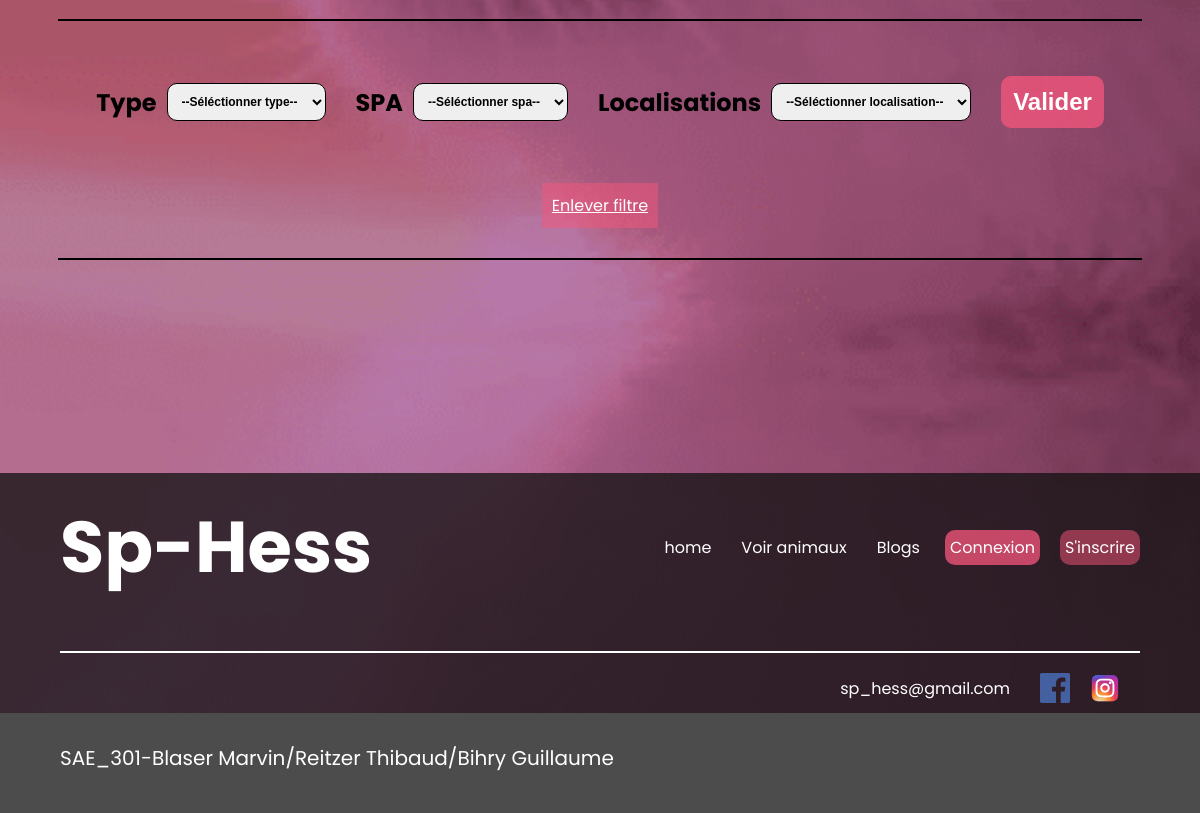
Page /index.php?action=animaux (lower part) on the earlier database version.
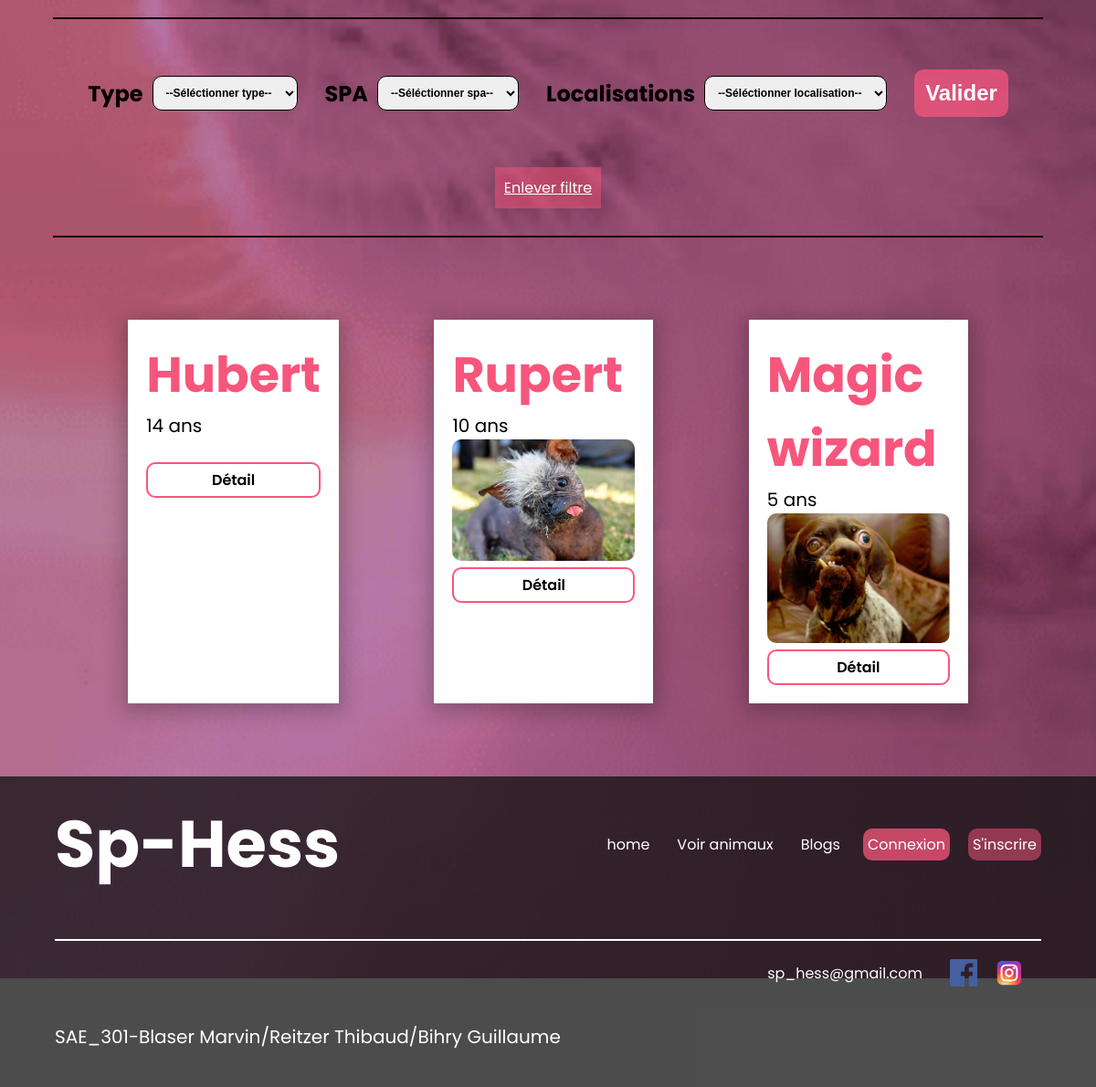
Same page on the later database version.
### tables this page shows
CREATE TABLE IF NOT EXISTS `animal` (
  `id_animal` int NOT NULL AUTO_INCREMENT,
  `nom` varchar(254) NOT NULL,
  `age` int NOT NULL,
  `taille` decimal(15,0) NOT NULL,
  `poid` decimal(15,1) NOT NULL,
  `handicape` tinyint NOT NULL,
  `dateArrivee` date NOT NULL,
  `id_spa` int NOT NULL,
  `id_type` int NOT NULL,
  PRIMARY KEY (`id_animal`),
  KEY `id_spa` (`id_spa`),
  KEY `id_type` (`id_type`)
);

CREATE TABLE IF NOT EXISTS `image` (
  `id_image` int NOT NULL AUTO_INCREMENT,
  `uniqid_img` varchar(254) NOT NULL,
  `ordre` int NOT NULL,
  `id_animal` int NOT NULL,
  PRIMARY KEY (`id_image`),
  KEY `id_animal` (`id_animal`)
);

### modele/animal.php (called while the page is built, shortened)
<?php
require_once "modele/modele.php";
class Animal extends database {
    public function getAnimals(){
        $req = '
        SELECT animal.id_animal, animal.nom, age, taille, poid, handicape, dateArrivee, type.libelle AS "type", spa.nom AS "spaNom", uniqid_img AS "nomImg", image.ordre
        FROM `animal`
        JOIN type ON animal.id_type = type.id_type
        JOIN spa ON animal.id_spa = spa.id_spa
        JOIN image on animal.id_animal = image.id_animal
        WHERE image.ordre = 1
        ';
        $res = $this->execReq($req);
        return $res;
    }
}

### modele/modele.php (called while the page is built, shortened)
<?php
abstract class database {
    private $bdd;
    protected function execReq($req) {
        return $this->connexionBDD()->query($req)->fetchAll(PDO::FETCH_ASSOC);
    }
    private function connexionBDD() {
        if(!isset($this->bdd)){
            try {
                $options=array(PDO::MYSQL_ATTR_INIT_COMMAND => "SET NAMES utf8");
                $this->bdd=new PDO('mysql:host='.DBHOST.';dbname='.DBNAME, DBUSER, DBPWD, $options);
            }
            catch(Exception $err) {
                throw new Exception("Connexion à la BDD");
            }
        }
        return $this->bdd;
    }
}

### vue/animal/read.php (the view, shortened to what the changed rows need)
<section class="animaux_trie">
    <div class="animals">
        <?php
        foreach ($animals as $animal) {
            ?>
            <div class="card">
                <div class="nom">
                    <h2>
                        <?= $animal['nom'] ?>
                    </h2>
                </div>
                <div class="age">
                    <p>
                        <?= $animal['age'] ?> ans
                    </p>
                </div>
                <div class="image">
                    <img src="photoAnimal/<?= $animal['nomImg'] ?>" alt="">
                </div>
                <a class="detail_link" href="index.php?action=animal&&idAnimal=<?= $animal['id_animal'] ?>">Détail</a>
            </div>
            <?php
        }
        ?>
    </div>
</section>
<?php
$contenu = ob_get_clean();
$footer = "Sp-Hess";
require "vue/gabarit.php";

### vue/gabarit.php (shortened to what the changed rows need)
<!DOCTYPE html>
<html lang="fr">
<head>
    <link href="style/style.css" rel="stylesheet">
    <link rel="stylesheet" href="./style/assets.css">
</head>
<body>
    <main>
        <?= $contenu ?>
    </main>
    <?php
    if (!isset($showFooter)) {
        ?>
        <footer>
            <nav>
                <div><a href="index.php">
                        <h1>
                            <?= $footer ?>
                        </h1>
                    </a></div>
                <div class="menu">
                    <?php
                    if (!isset($_SESSION['USER'])) {
                        echo ('<a class="lien" href="index.php">home</a>');
                        echo ('<a class="lien" href="index.php?action=animaux">Voir animaux</a>');
                        echo ('<a class="lien" href="index.php?action=blogs">Blogs</a>');
                        echo ('<a class="lien connexion_link" href="index.php?action=login">Connexion</a>');
                        echo ('<a class="lien inscription_link" href="index.php?action=signup">S\'inscrire</a>');
                    }
                    ?>
                </div>
            </nav>
            <div class="contact">
                <a href="">sp_hess@gmail.com</a>
                <div class="social_icons">
                </div>
            </div>
            <div class="credit">
                <p>SAE_301-Blaser Marvin/Reitzer Thibaud/Bihry Guillaume</p>
            </div>
        </footer>
        <?php
    }
    ?>
</body>
</html>

Differences in the rows shown:
added animal: nom "Hubert", age "14"
added animal: nom "Rupert", age "10", image.uniqid_img (picture)
added animal: nom "Magic wizard", age "5", image.uniqid_img (picture)
